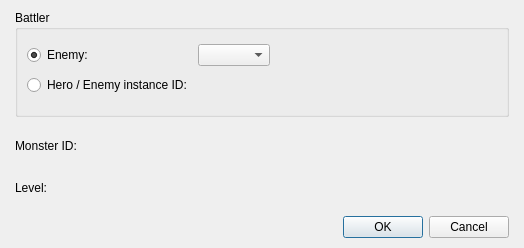
<?xml version="1.0" encoding="UTF-8"?>
<ui version="4.0">
 <class>DialogCommandTransformABattler</class>
 <widget class="QDialog" name="DialogCommandTransformABattler">
  <property name="geometry">
   <rect>
    <x>0</x>
    <y>0</y>
    <width>524</width>
    <height>248</height>
   </rect>
  </property>
  <property name="windowTitle">
   <string>Dialog</string>
  </property>
  <layout class="QGridLayout" name="gridLayout_4">
   <property name="leftMargin">
    <number>15</number>
   </property>
   <property name="topMargin">
    <number>10</number>
   </property>
   <property name="rightMargin">
    <number>15</number>
   </property>
   <property name="bottomMargin">
    <number>10</number>
   </property>
   <item row="0" column="0">
    <layout class="QVBoxLayout" name="verticalLayout_2" stretch="1,0">
     <property name="spacing">
      <number>15</number>
     </property>
     <item>
      <layout class="QVBoxLayout" name="verticalLayout" stretch="1,0">
       <item>
        <widget class="QGroupBox" name="groupBoxBattler">
         <property name="title">
          <string>Battler</string>
         </property>
         <layout class="QGridLayout" name="gridLayout_2">
          <property name="topMargin">
           <number>0</number>
          </property>
          <property name="bottomMargin">
           <number>0</number>
          </property>
          <item row="0" column="0">
           <layout class="QGridLayout" name="gridLayout">
            <item row="0" column="0">
             <widget class="QRadioButton" name="radioButtonEnemy">
              <property name="text">
               <string>Enemy:</string>
              </property>
              <property name="checked">
               <bool>true</bool>
              </property>
             </widget>
            </item>
            <item row="0" column="1">
             <layout class="QHBoxLayout" name="horizontalLayout" stretch="0,1">
              <item>
               <widget class="QComboBox" name="comboBoxEnemies"/>
              </item>
              <item>
               <spacer name="horizontalSpacer">
                <property name="orientation">
                 <enum>Qt::Horizontal</enum>
                </property>
                <property name="sizeHint" stdset="0">
                 <size>
                  <width>58</width>
                  <height>20</height>
                 </size>
                </property>
               </spacer>
              </item>
             </layout>
            </item>
            <item row="1" column="0">
             <widget class="QRadioButton" name="radioButtonHeroEnemyInstanceID">
              <property name="text">
               <string>Hero / Enemy instance ID:</string>
              </property>
              <property name="checked">
               <bool>false</bool>
              </property>
             </widget>
            </item>
            <item row="1" column="1">
             <layout class="QHBoxLayout" name="horizontalLayout_2" stretch="0,1">
              <item>
               <widget class="PanelPrimitiveValue" name="panelPrimitiveHeroEnemyInstanceID" native="true">
                <property name="enabled">
                 <bool>false</bool>
                </property>
                <property name="minimumSize">
                 <size>
                  <width>250</width>
                  <height>27</height>
                 </size>
                </property>
                <property name="maximumSize">
                 <size>
                  <width>250</width>
                  <height>27</height>
                 </size>
                </property>
               </widget>
              </item>
              <item>
               <spacer name="horizontalSpacer_2">
                <property name="orientation">
                 <enum>Qt::Horizontal</enum>
                </property>
                <property name="sizeHint" stdset="0">
                 <size>
                  <width>28</width>
                  <height>20</height>
                 </size>
                </property>
               </spacer>
              </item>
             </layout>
            </item>
           </layout>
          </item>
         </layout>
        </widget>
       </item>
       <item>
        <layout class="QGridLayout" name="gridLayout_3">
         <item row="0" column="0">
          <widget class="QLabel" name="labelMonsterID">
           <property name="text">
            <string>Monster ID:</string>
           </property>
          </widget>
         </item>
         <item row="0" column="1">
          <widget class="PanelPrimitiveValue" name="panelPrimitiveMonsterID" native="true">
           <property name="enabled">
            <bool>true</bool>
           </property>
           <property name="minimumSize">
            <size>
             <width>250</width>
             <height>27</height>
            </size>
           </property>
           <property name="maximumSize">
            <size>
             <width>250</width>
             <height>27</height>
            </size>
           </property>
          </widget>
         </item>
         <item row="0" column="2">
          <spacer name="horizontalSpacer_3">
           <property name="orientation">
            <enum>Qt::Horizontal</enum>
           </property>
           <property name="sizeHint" stdset="0">
            <size>
             <width>40</width>
             <height>20</height>
            </size>
           </property>
          </spacer>
         </item>
         <item row="1" column="0">
          <widget class="QLabel" name="labelLevel">
           <property name="text">
            <string>Level:</string>
           </property>
          </widget>
         </item>
         <item row="1" column="1">
          <widget class="PanelPrimitiveValue" name="panelPrimitiveLevel" native="true">
           <property name="enabled">
            <bool>true</bool>
           </property>
           <property name="minimumSize">
            <size>
             <width>250</width>
             <height>27</height>
            </size>
           </property>
           <property name="maximumSize">
            <size>
             <width>250</width>
             <height>27</height>
            </size>
           </property>
          </widget>
         </item>
         <item row="1" column="2">
          <spacer name="horizontalSpacer_4">
           <property name="orientation">
            <enum>Qt::Horizontal</enum>
           </property>
           <property name="sizeHint" stdset="0">
            <size>
             <width>40</width>
             <height>20</height>
            </size>
           </property>
          </spacer>
         </item>
        </layout>
       </item>
      </layout>
     </item>
     <item>
      <widget class="QDialogButtonBox" name="buttonBox">
       <property name="orientation">
        <enum>Qt::Horizontal</enum>
       </property>
       <property name="standardButtons">
        <set>QDialogButtonBox::Cancel|QDialogButtonBox::Ok</set>
       </property>
      </widget>
     </item>
    </layout>
   </item>
  </layout>
 </widget>
 <customwidgets>
  <customwidget>
   <class>PanelPrimitiveValue</class>
   <extends>QWidget</extends>
   <header>panelprimitivevalue.h</header>
   <container>1</container>
  </customwidget>
 </customwidgets>
 <resources/>
 <connections>
  <connection>
   <sender>buttonBox</sender>
   <signal>accepted()</signal>
   <receiver>DialogCommandTransformABattler</receiver>
   <slot>accept()</slot>
   <hints>
    <hint type="sourcelabel">
     <x>248</x>
     <y>254</y>
    </hint>
    <hint type="destinationlabel">
     <x>157</x>
     <y>274</y>
    </hint>
   </hints>
  </connection>
  <connection>
   <sender>buttonBox</sender>
   <signal>rejected()</signal>
   <receiver>DialogCommandTransformABattler</receiver>
   <slot>reject()</slot>
   <hints>
    <hint type="sourcelabel">
     <x>316</x>
     <y>260</y>
    </hint>
    <hint type="destinationlabel">
     <x>286</x>
     <y>274</y>
    </hint>
   </hints>
  </connection>
 </connections>
</ui>
